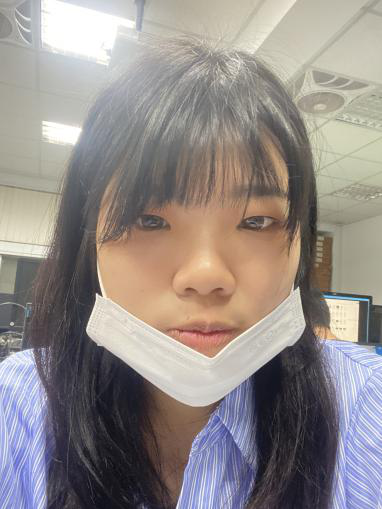
#> input picture IMG_8229.png, 382 x 509 px
$ python chatGPT.py
#> lines starting #> are read from the running program, lines starting #| are printed output that depends on the picture
import cv2
import numpy as np
from google.colab.patches import cv2_imshow
# 读取图像
image = cv2.imread('IMG_8229.png')
#> image is the input picture: shape (509, 382, 3); mean B, G, R 137, 139.8, 147.3

# 调整亮度和对比度
alpha = 1.5  # 控制对比度
beta = 50    # 控制亮度
adjusted_image = cv2.convertScaleAbs(image, alpha=alpha, beta=beta)
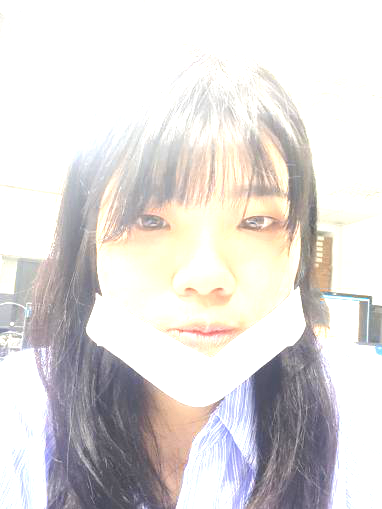
#> adjusted_image: shape (509, 382, 3); mean B, G, R 217.8, 219.2, 222.8

# 转换为 HSV 颜色空间
hsv = cv2.cvtColor(adjusted_image, cv2.COLOR_BGR2HSV)
#> hsv: shape (509, 382, 3); mean H, S, V 36.7, 15.2, 226

# 调整饱和度
saturation = 1.5  # 增加饱和度
hsv[:, :, 1] = np.clip(hsv[:, :, 1] * saturation, 0, 255)
#> hsv: shape (509, 382, 3); mean H, S, V 36.7, 22.6, 226

# 转换回 BGR 颜色空间
enhanced_image = cv2.cvtColor(hsv, cv2.COLOR_HSV2BGR)
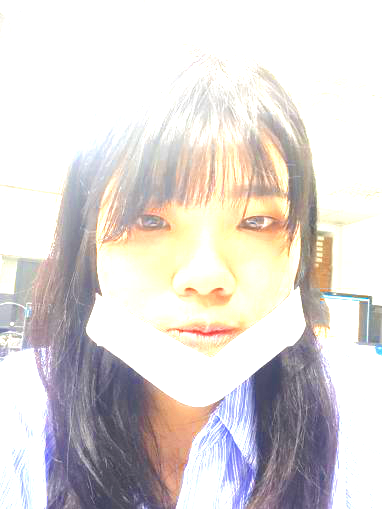
#> enhanced_image: shape (509, 382, 3); mean B, G, R 213.7, 215.7, 221.2

# 保存美化后的图像
cv2.imwrite('output.jpg', enhanced_image)

# 显示原图和美化后的图像
cv2_imshow(image)
cv2_imshow(enhanced_image)

$ run again, with Brunch.bmp saved as IMG_8229.png
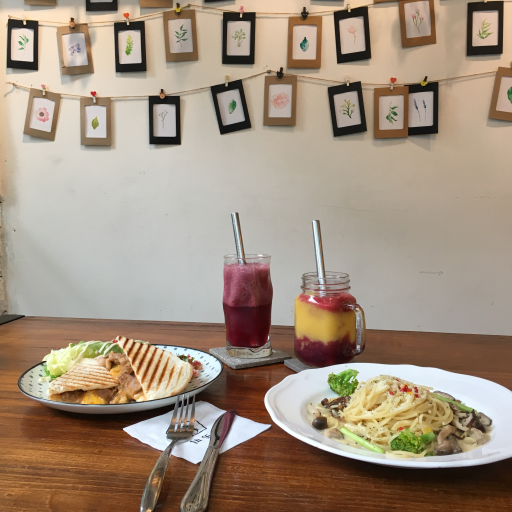
#> input picture Brunch.bmp, 512 x 512 px
#> image is the input picture: shape (512, 512, 3); mean B, G, R 127.1, 144.9, 162.5
#> `adjusted_image = cv2.convertScaleAbs(image, alpha=alpha, beta=beta)`:
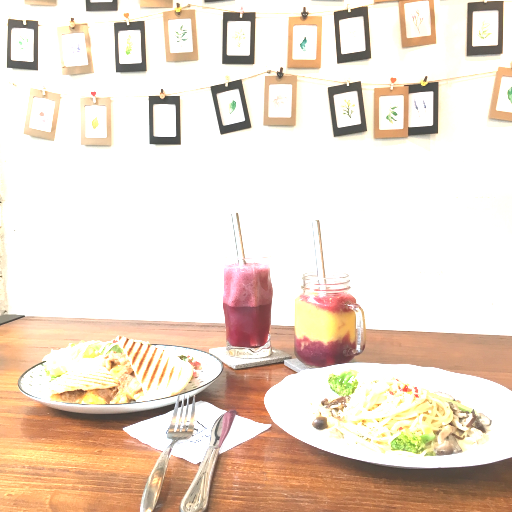
#> adjusted_image: shape (512, 512, 3); mean B, G, R 207.2, 220.9, 236.2
#> `enhanced_image = cv2.cvtColor(hsv, cv2.COLOR_HSV2BGR)`:
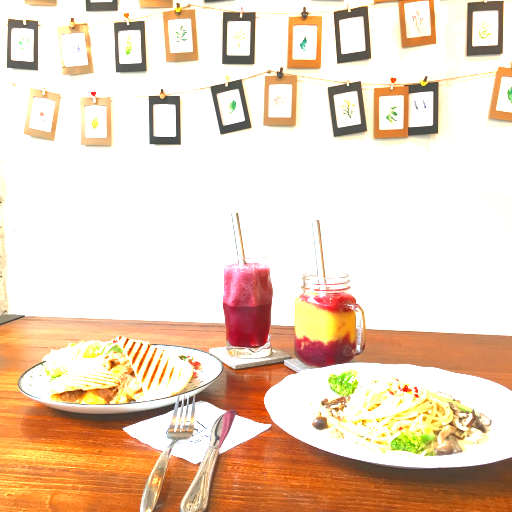
#> enhanced_image: shape (512, 512, 3); mean B, G, R 192.5, 213.1, 236
